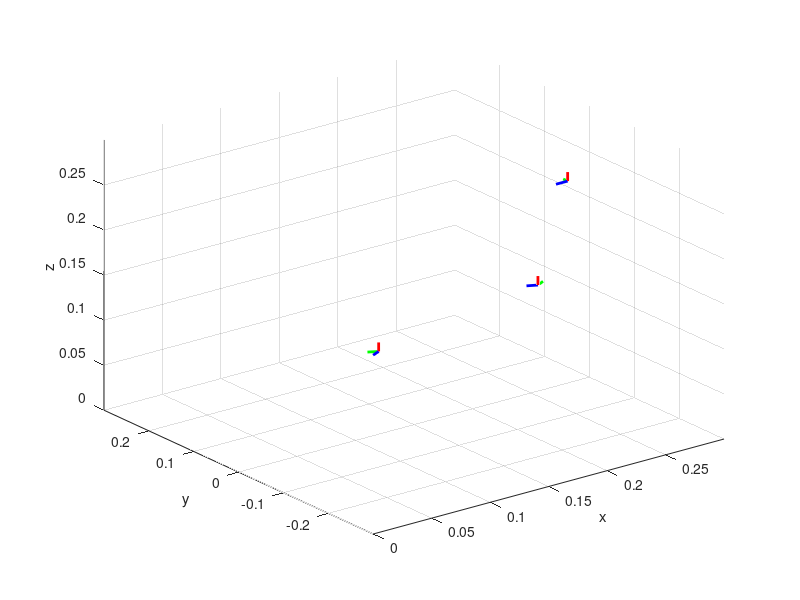

This chart was generated by the following MATLAB code: (Note: this script raises an error after producing the figure.)
% RBE 501 Team 3 Task 1 and 2 calculations
clear all; close all; clc;
addpath '/home/zhun/fl_23/ModernRobotics-master/ModernRobotics-master/packages/MATLAB/mr'

%% Screws and Link Info
l1 = 36.076e-3; l2 = 60.10e-3; l3 = 128e-3; l4 = 24e-3; l5 = 124e-3; l6 = 133.4e-3;

S1 = [0 0 1 0 0 0]';
S2 = [0 1 0 -(l1+l2) 0 0]';
S3 = [0 1 0 -(l1+l2+l3) 0 l4]';
S4 = [0 1 0 -(l1+l2+l3) 0 (l4+l5)]';
Slist = cat(2,S1,S2,S3,S4);

M = [[0 0 -1 (l4+l5+l6)]; ...
    [0 1 0 0]; ...
    [1 0 0 (l1+l2+l3)]; ...
    [0 0 0 1]]; % Home Config of robot

A = [0.185 -0.185 0.185]'; % Locations to reach
B = [0.185 0.170 0.030]';

tA = atan2(A(2),A(1)) % Find base angle of rotation, assuming straight approach from J1
tB = atan2(B(2),B(1))

Tsd_A = [[0 -sin(tA) -cos(tA); 0 cos(tA) -sin(tA); 1 0 0] A; 0 0 0 1] % Desired transform
Tsd_B = [[0 -sin(tB) -cos(tB); 0 cos(tB) -sin(tB); 1 0 0] B; 0 0 0 1]

%% Plotting Derived Axes
xhatM = cat(2, (M(1:3,4)), (10e-3*M(1:3,1) + M(1:3,4)));
yhatM = cat(2, (M(1:3,4)), (10e-3*M(1:3,2) + M(1:3,4)));
zhatM = cat(2, (M(1:3,4)), (10e-3*M(1:3,3) + M(1:3,4)));
plot3(xhatM(1,:),xhatM(2,:),xhatM(3,:),'Color','r','LineWidth',2);
hold on; grid on; xlim([0 0.3]); ylim([-0.3 0.3]); zlim([0 0.3]); xlabel('x'); ylabel('y'); zlabel('z');
plot3(yhatM(1,:),yhatM(2,:),yhatM(3,:),'Color','g','LineWidth',2);
plot3(zhatM(1,:),zhatM(2,:),zhatM(3,:),'Color','b','LineWidth',2);

xhatA = cat(2, (A(1:3)), (10e-3*Tsd_A(1:3,1) + A(1:3)));
yhatA = cat(2, (A(1:3)), (10e-3*Tsd_A(1:3,2) + A(1:3)));
zhatA = cat(2, (A(1:3)), (10e-3*Tsd_A(1:3,3) + A(1:3)));
plot3(xhatA(1,:),xhatA(2,:),xhatA(3,:),'Color','r','LineWidth',2);
plot3(yhatA(1,:),yhatA(2,:),yhatA(3,:),'Color','g','LineWidth',2);
plot3(zhatA(1,:),zhatA(2,:),zhatA(3,:),'Color','b','LineWidth',2);

xhatB = cat(2, (B(1:3)), (10e-3*Tsd_B(1:3,1) + B(1:3)));
yhatB = cat(2, (B(1:3)), (10e-3*Tsd_B(1:3,2) + B(1:3)));
zhatB = cat(2, (B(1:3)), (10e-3*Tsd_B(1:3,3) + B(1:3)));
plot3(xhatB(1,:),xhatB(2,:),xhatB(3,:),'Color','r','LineWidth',2);
plot3(yhatB(1,:),yhatB(2,:),yhatB(3,:),'Color','g','LineWidth',2);
plot3(zhatB(1,:),zhatB(2,:),zhatB(3,:),'Color','b','LineWidth',2);

%% IK
guess_thetalistA = [deg2rad(-45) deg2rad(-5) deg2rad(24) deg2rad(-19)]';
guess_thetalistB = [deg2rad(42) deg2rad(53) deg2rad(36) deg2rad(-89)]';

for i = (tA+0.001):-0.0001:(tA-0.001)
    eomg = 0.001;
    ev = 0.0001;
    Tsd_A = [[0 -sin(i) -cos(i); 0 cos(i) -sin(i); 1 0 0] A; 0 0 0 1];
    [gen_thetalistA, success] = IKinSpace(Slist,M,Tsd_A,guess_thetalistA,eomg,ev);
    if success == 1
        disp(['Generated Theta Values for A: ', num2str(rad2deg(gen_thetalistA(:)'))]);
        break;
    else
        % disp('IK for A Failed');
    end
end

for j = (tB-0.001):0.0001:(tB+0.001)
    eomg = 0.001;
    ev = 0.0001;
    Tsd_B = [[0 -sin(j) -cos(j); 0 cos(j) -sin(j); 1 0 0] B; 0 0 0 1];
    [gen_thetalistB, success] = IKinSpace(Slist,M,Tsd_B,guess_thetalistB,eomg,ev);
    if success == 1
        disp(['Generated Theta Values for B: ', num2str(rad2deg(gen_thetalistB(:)'))]);
        break;
    else
        % disp('IK for B Failed');
    end
end

%% Task 2
%desired waypoint c
Tsd_C = [[0 0 -1 0.185];[0 1 0 0];[1 0 0 0.2];[0 0 0 1]];
t0 = 0;
tf = 10;
tb = 2;
qi = gen_thetalistA;

%generate joint angles for point c
thetalistc_guess = [deg2rad(0); deg2rad(-5); deg2rad(25); deg2rad(-20)];
[gen_thetalistC, success] = IKinSpace(Slist,M,Tsd_C,thetalistc_guess,eomg,ev);
qf = gen_thetalistC;
qf-qi

V_J1 = 3/2*(qf(1)-qi(1))/tf;
V_J2 = 3/2*(qf(2)-qi(2))/tf;
V_J3 = 3/2*(qf(3)-qi(3))/tf;
V_J4 = 3/2*(qf(4)-qi(4))/tf;

V = cat(1,V_J1,V_J2,V_J3,V_J4);

tb1 = (qi(1) - qf(1) + V_J1*tf)/V_J1;
tb2 = (qi(2) - qf(2) + V_J2*tf)/V_J2;
tb3 = (qi(3) - qf(3) + V_J3*tf)/V_J3;
tb4 = (qi(4) - qf(4) + V_J4*tf)/V_J4;

tb = tb1; % approximately true

N = 1000;
tpoints1 = linspace(0,10,N);

for i=1:N
    for j = 1:4
        t = tpoints1(i);
        if t <= tb
            jointvals_path1(j,i) = qi(j) + (V(j)/(2*tb))*t^2;
        elseif (t > tb && t <= (tf-tb))
            jointvals_path1(j,i) = (qi(j) + qf(j) - V(j)*tf)/2 + V(j)*t;
        elseif t > (tf-tb) && t <= tf
            alpha = (V(j)/tb);
            jointvals_path1(j,i) =  qf(j) - alpha/2*tf^2 + alpha*tf*t - alpha/2 * t^2;
        end
    end
end

figure
subplot(2,2,1);
plot(tpoints1,jointvals_path1(1,:));
subplot(2,2,2);
plot(tpoints1,jointvals_path1(2,:));
subplot(2,2,3);
plot(tpoints1,jointvals_path1(3,:));
subplot(2,2,4);
plot(tpoints1,jointvals_path1(4,:));

qi = gen_thetalistC; qf = gen_thetalistB;

V_J1 = 3/2*(qf(1)-qi(1))/tf;
V_J2 = 3/2*(qf(2)-qi(2))/tf;
V_J3 = 3/2*(qf(3)-qi(3))/tf;
V_J4 = 3/2*(qf(4)-qi(4))/tf;

V = cat(1,V_J1,V_J2,V_J3,V_J4);

tb1 = (qi(1) - qf(1) + V_J1*tf)/V_J1;
tb2 = (qi(2) - qf(2) + V_J2*tf)/V_J2;
tb3 = (qi(3) - qf(3) + V_J3*tf)/V_J3;
tb4 = (qi(4) - qf(4) + V_J4*tf)/V_J4;

tb = tb1;

N = 1000;
tpoints2 = linspace(0,10,N);

for i=1:N
    for j = 1:4
        t = tpoints2(i);
        if t <= tb
            jointvals_path2(j,i) = qi(j) + (V(j)/(2*tb))*t^2;
        elseif (t > tb && t <= (tf-tb))
            jointvals_path2(j,i) = (qi(j) + qf(j) - V(j)*tf)/2 + V(j)*t;
        elseif t > (tf-tb) && t <= tf
            alpha = (V(j)/tb);
            jointvals_path2(j,i) =  qf(j) - alpha/2*tf^2 + alpha*tf*t - alpha/2 * t^2;
        end
    end
end

tpoints2 = tpoints2(:) + 10;

figure
subplot(2,2,1);
plot(tpoints2,jointvals_path2(1,:));
subplot(2,2,2);
plot(tpoints2,jointvals_path2(2,:));
subplot(2,2,3);
plot(tpoints2,jointvals_path2(3,:));
subplot(2,2,4);
plot(tpoints2,jointvals_path2(4,:));

figure
subplot(2,2,1);
plot(tpoints1,jointvals_path1(1,:)); hold on;
plot(tpoints2,jointvals_path2(1,:));
subplot(2,2,2);
plot(tpoints1,jointvals_path1(2,:)); hold on;
plot(tpoints2,jointvals_path2(2,:));
subplot(2,2,3);
plot(tpoints1,jointvals_path1(3,:)); hold on;
plot(tpoints2,jointvals_path2(3,:));
subplot(2,2,4);
plot(tpoints1,jointvals_path1(4,:)); hold on;
plot(tpoints2,jointvals_path2(4,:));








